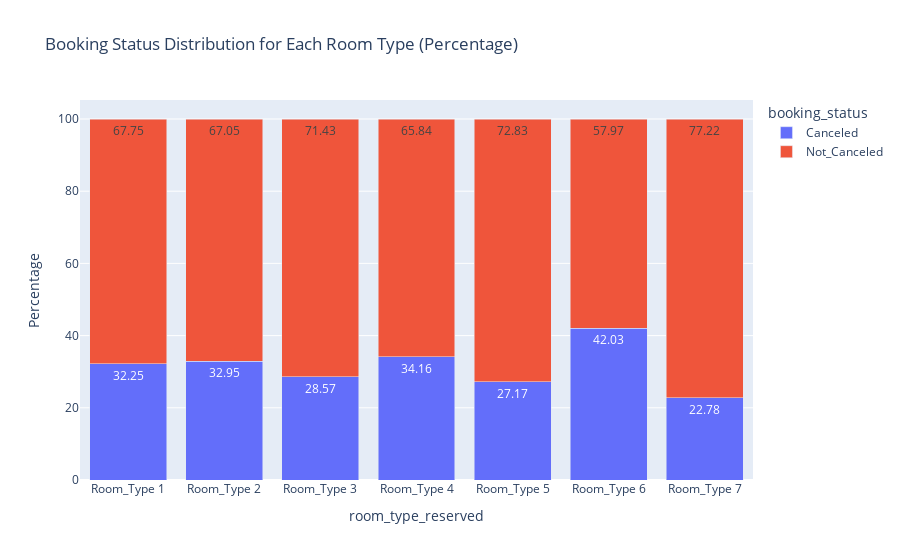

Notebook cell for this chart:
### Markdown cell above
### 6. We notice that Room Type 1, despite not being the cheapest room, is by far the most successful room type. Let's try and find out what reasons could be contributing to that

### Code cell
df_status_pct = df.groupby(["room_type_reserved", "booking_status"]).size().reset_index(name="Count")
df_total = df.groupby("room_type_reserved").size().reset_index(name="Total")

df_status_pct = df_status_pct.merge(df_total, on="room_type_reserved")
df_status_pct["Percentage"] = ((df_status_pct["Count"] / df_status_pct["Total"]) * 100).round(2)

fig4 = px.bar(df_status_pct, 
              x="room_type_reserved", 
              y="Percentage", 
              color="booking_status", 
              title="Booking Status Distribution for Each Room Type (Percentage)", 
              barmode="stack", 
              text="Percentage")

fig4.show()

### Figure 1 — Plotly figure (JSON) as saved in the notebook; plotly's stock layout.template omitted (floating-point values rounded to 4 significant figures)
{"data": [{"hovertemplate": "booking_status=Canceled<br>room_type_reserved=%{x}<br>Percentage=%{text}<extra></extra>", "legendgroup": "Canceled", "marker": {"color": "#636efa", "pattern": {"shape": ""}}, "name": "Canceled", "orientation": "v", "showlegend": true, "text": [32.25, 32.95, 28.57, 34.16, 27.17, 42.03, 22.78], "textposition": "auto", "type": "bar", "x": ["Room_Type 1", "Room_Type 2", "Room_Type 3", "Room_Type 4", "Room_Type 5", "Room_Type 6", "Room_Type 7"], "xaxis": "x", "y": [32.25, 32.95, 28.57, 34.16, 27.17, 42.03, 22.78], "yaxis": "y"}, {"hovertemplate": "booking_status=Not_Canceled<br>room_type_reserved=%{x}<br>Percentage=%{text}<extra></extra>", "legendgroup": "Not_Canceled", "marker": {"color": "#EF553B", "pattern": {"shape": ""}}, "name": "Not_Canceled", "orientation": "v", "showlegend": true, "text": [67.75, 67.05, 71.43, 65.84, 72.83, 57.97, 77.22], "textposition": "auto", "type": "bar", "x": ["Room_Type 1", "Room_Type 2", "Room_Type 3", "Room_Type 4", "Room_Type 5", "Room_Type 6", "Room_Type 7"], "xaxis": "x", "y": [67.75, 67.05, 71.43, 65.84, 72.83, 57.97, 77.22], "yaxis": "y"}], "layout": {"barmode": "stack", "legend": {"title": {"text": "booking_status"}, "tracegroupgap": 0}, "title": {"text": "Booking Status Distribution for Each Room Type (Percentage)"}, "xaxis": {"anchor": "y", "domain": [0, 1], "title": {"text": "room_type_reserved"}}, "yaxis": {"anchor": "x", "domain": [0, 1], "title": {"text": "Percentage"}}}}
